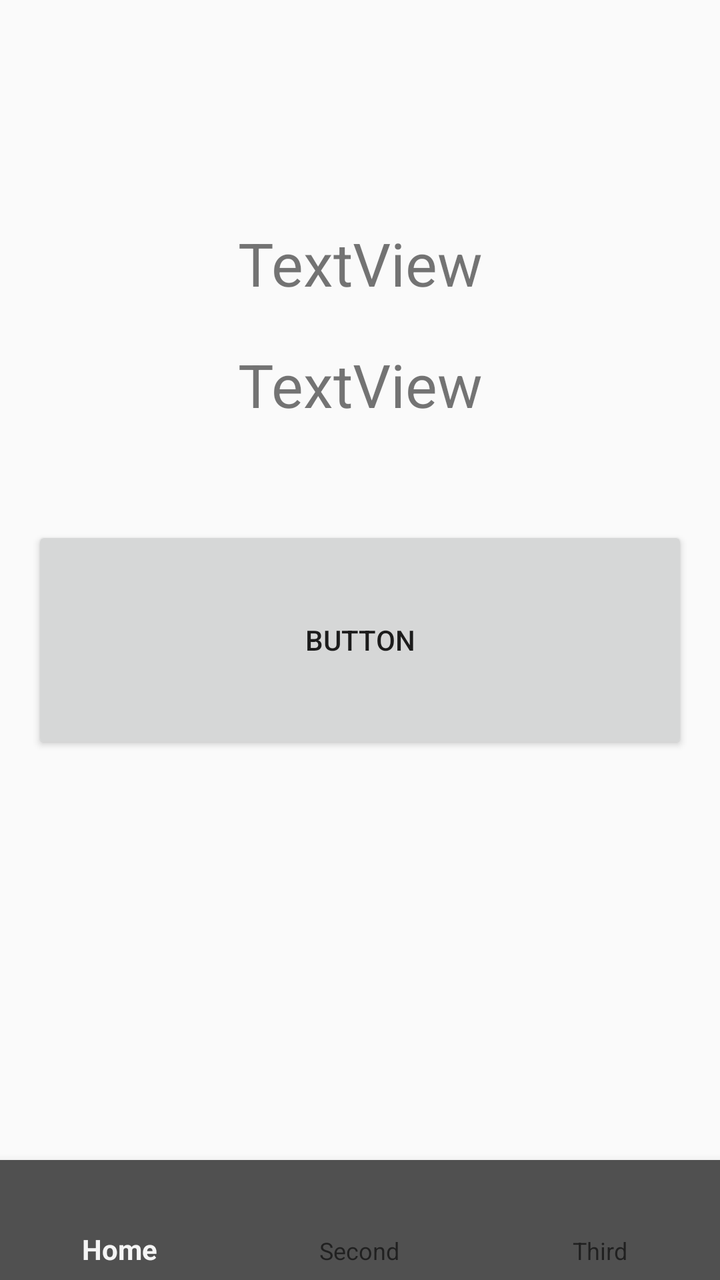
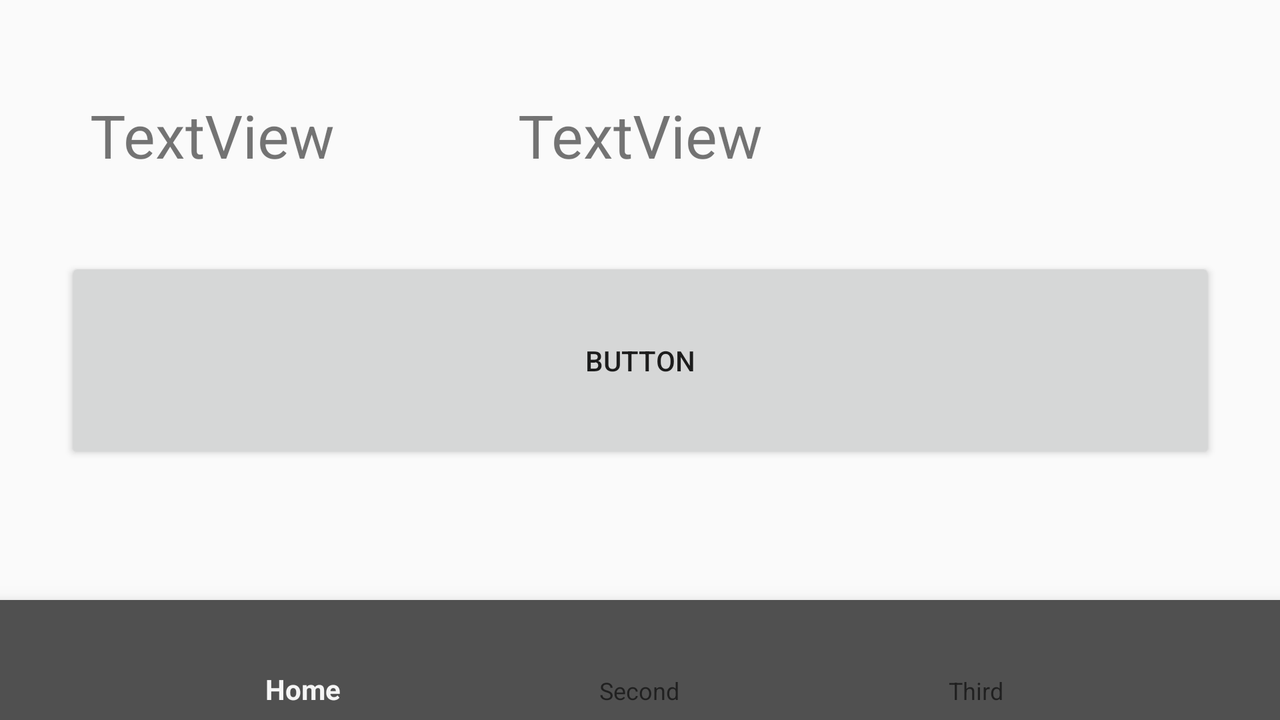

Compare how this app lays out the same screen by default and in its alternative resource folder. The renders come first, then the two layout files and the values they reference.
<!-- AndroidManifest.xml: application theme Theme.AppCompat.DayNight -->
<!-- res/layout/activity_third.xml -->
<?xml version="1.0" encoding="utf-8"?>
<androidx.constraintlayout.widget.ConstraintLayout xmlns:android="http://schemas.android.com/apk/res/android"
    android:layout_width="match_parent"
    android:layout_height="match_parent"
    xmlns:tools="http://schemas.android.com/tools"
    xmlns:app="http://schemas.android.com/apk/res-auto">

    <include layout="@layout/bottom_menu" />

    <Button
        android:id="@+id/but1"
        android:layout_width="328dp"
        android:layout_height="114dp"
        android:text="Button"
        app:layout_constraintBottom_toBottomOf="parent"
        app:layout_constraintEnd_toEndOf="parent"
        app:layout_constraintStart_toStartOf="parent"
        app:layout_constraintTop_toTopOf="parent" />

    <TextView
        android:id="@+id/count"
        android:layout_width="215dp"
        android:layout_height="60dp"
        android:text="TextView"
        android:gravity="center"
        android:textSize="30sp"
        app:layout_constraintBottom_toTopOf="@+id/but1"
        app:layout_constraintEnd_toEndOf="parent"
        app:layout_constraintStart_toStartOf="parent"
        app:layout_constraintTop_toTopOf="parent" />


    <TextView
        android:id="@+id/tv1"
        android:layout_width="150dp"
        android:layout_height="60dp"
        android:gravity="center"
        android:text="TextView"
        android:textSize="30sp"
        app:layout_constraintBottom_toTopOf="@+id/but1"
        app:layout_constraintEnd_toEndOf="parent"
        app:layout_constraintHorizontal_bias="0.5"
        app:layout_constraintStart_toStartOf="parent"
        app:layout_constraintTop_toTopOf="parent"
        app:layout_constraintVertical_bias="0.8" />

</androidx.constraintlayout.widget.ConstraintLayout>
<!-- res/layout/bottom_menu.xml (included above) -->
<?xml version="1.0" encoding="utf-8"?>
<androidx.constraintlayout.widget.ConstraintLayout xmlns:android="http://schemas.android.com/apk/res/android"
    android:layout_width="match_parent"
    android:layout_height="match_parent"
    xmlns:app="http://schemas.android.com/apk/res-auto">

    <com.google.android.material.bottomnavigation.BottomNavigationView
        android:id="@+id/bottomNavigationView"
        android:layout_width="match_parent"
        android:background="@color/gray_background"
        android:layout_height="60dp"
        app:layout_constraintBottom_toBottomOf="parent"
        app:layout_constraintEnd_toEndOf="parent"
        app:layout_constraintStart_toStartOf="parent"
        app:menu="@menu/bottom_menu"/>
</androidx.constraintlayout.widget.ConstraintLayout>
<!-- resources referenced by this layout -->
<resources>
  <color name="gray_background">#505050</color>
</resources>
<!-- res/layout-land/activity_third.xml (the repository's variant of the layout above) -->
<!-- drawn on the phone turned sideways -->
<?xml version="1.0" encoding="utf-8"?>
<androidx.constraintlayout.widget.ConstraintLayout xmlns:android="http://schemas.android.com/apk/res/android"
    xmlns:tools="http://schemas.android.com/tools"
    android:layout_width="match_parent"
    android:layout_height="match_parent"
    xmlns:app="http://schemas.android.com/apk/res-auto">

    <include layout="@layout/bottom_menu" />

    <Button
        android:id="@+id/but1"
        android:layout_width="575dp"
        android:layout_height="103dp"
        android:text="Button"
        app:layout_constraintBottom_toBottomOf="parent"
        app:layout_constraintEnd_toEndOf="parent"
        app:layout_constraintStart_toStartOf="parent"
        app:layout_constraintTop_toTopOf="parent" />

    <TextView
        android:id="@+id/count"
        android:layout_width="215dp"
        android:layout_height="60dp"
        android:gravity="center"
        android:text="TextView"
        android:textSize="30sp"
        app:layout_constraintBottom_toTopOf="@+id/but1"
        app:layout_constraintEnd_toEndOf="parent"
        app:layout_constraintStart_toStartOf="parent"
        app:layout_constraintTop_toTopOf="parent"
        app:layout_constraintVertical_bias="0.55" />

    <TextView
        android:id="@+id/tv1"
        android:layout_width="150dp"
        android:layout_height="60dp"
        android:gravity="center"
        android:text="TextView"
        android:textSize="30sp"
        app:layout_constraintBottom_toTopOf="@+id/but1"
        app:layout_constraintEnd_toStartOf="@+id/count"
        app:layout_constraintHorizontal_bias="0.494"
        app:layout_constraintStart_toStartOf="parent"
        app:layout_constraintTop_toTopOf="parent"
        app:layout_constraintVertical_bias="0.55" />


</androidx.constraintlayout.widget.ConstraintLayout>
